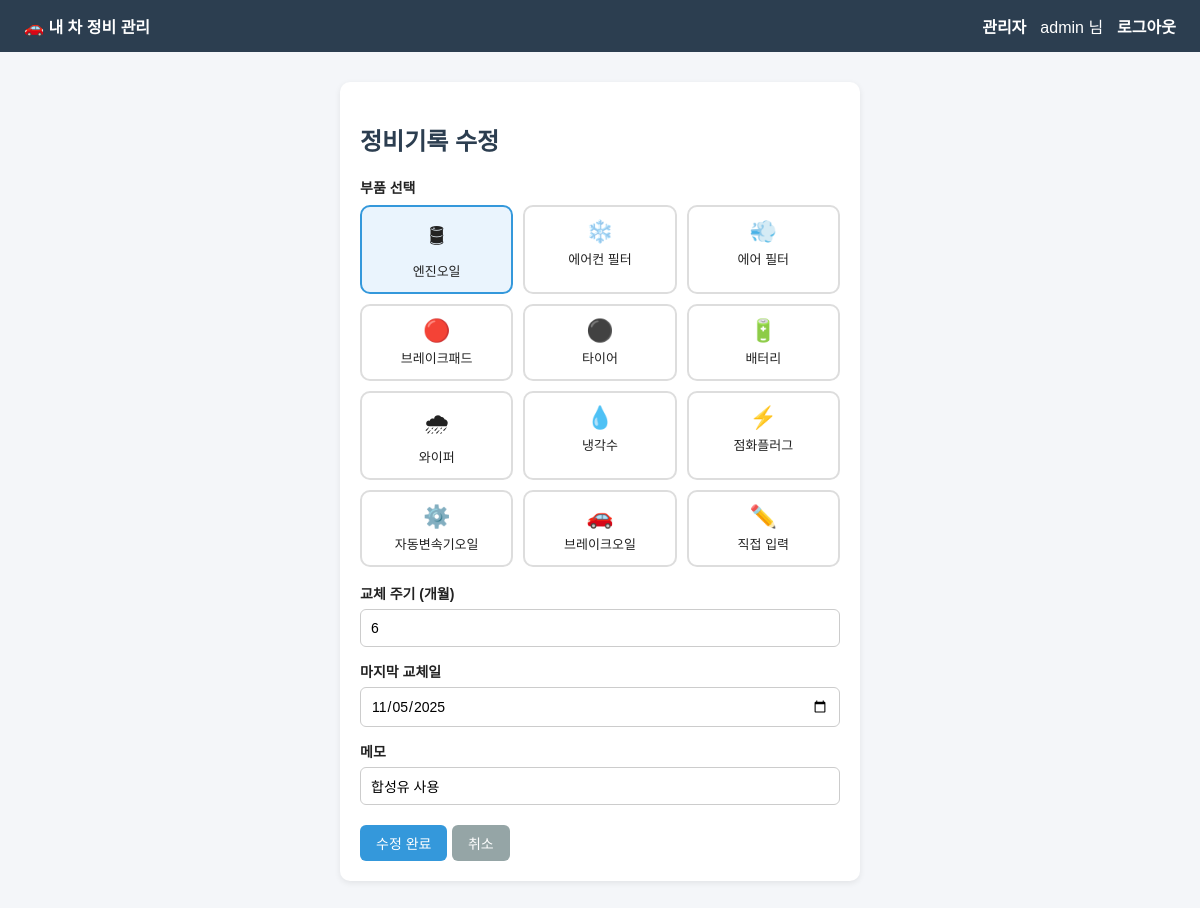
/record/1/edit/ (signed in), run on the app's committed database.
### tables this page shows
CREATE TABLE records (
            id           INTEGER PRIMARY KEY AUTOINCREMENT,
            car_id       INTEGER NOT NULL,
            part_name    TEXT NOT NULL,
            last_date    TEXT NOT NULL,
            cycle_months INTEGER NOT NULL,
            memo         TEXT,
            FOREIGN KEY (car_id) REFERENCES cars(id)
        );

### app.py (the view, shortened to what this page needs)
@app.route('/record/<int:record_id>/edit/', methods=['GET', 'POST'])
def edit_record(record_id):
    if 'user_id' not in session:
        return redirect('/login/')
    conn = get_db()
    cur = conn.cursor()
    cur.execute('SELECT * FROM records WHERE id = ?', (record_id,))
    record = cur.fetchone()
    conn.close()
    return render_template('edit_record.html', record=record)

### app.py (called while the page is built)
def get_db():
    conn = sqlite3.connect(DB_NAME)
    conn.row_factory = sqlite3.Row  # 결과를 컬럼 이름으로 꺼낼 수 있게 해줌
    return conn

### templates/edit_record.html (shortened to what this page needs)
{% extends 'base.html' %}
{% block content %}
<div class="card" style="max-width:520px; margin:30px auto;">
    <h2>정비기록 수정</h2>
    <form method="post">
        <label>부품 선택</label>
        <div id="part-grid" style="display:grid; grid-template-columns:repeat(3,1fr); gap:10px; margin:8px 0 16px;">
            {% set parts = [
                ('엔진오일',      '🛢',  6),
                ('에어컨 필터',   '❄️', 6),
                ('에어 필터',     '💨', 12),
                ('브레이크패드',  '🔴', 18),
                ('타이어',        '⚫', 24),
                ('배터리',        '🔋', 24),
                ('와이퍼',        '🌧', 12),
                ('냉각수',        '💧', 24),
                ('점화플러그',    '⚡', 24),
                ('자동변속기오일','⚙️', 40),
                ('브레이크오일',  '🚗', 24),
                ('직접 입력',     '✏️',  0)
            ] %}
            {% for name, icon, _ in parts %}
            <div class="part-card"
                 data-name="{{ name }}"
                 onclick="selectPart(this)"
                 style="border:2px solid #ddd; border-radius:10px; padding:12px 6px;
                        text-align:center; cursor:pointer; background:#fff;
                        transition:all .15s;
                        {% if record['part_name'] == name %}
                            border-color:#3498db; background:#eaf4fd;
                        {% endif %}">
                <div style="font-size:22px;">{{ icon }}</div>
                <div style="font-size:13px; margin-top:4px;">{{ name }}</div>
            </div>
            {% endfor %}
        </div>
        {% set known = ['엔진오일','에어컨 필터','에어 필터','브레이크패드','타이어',
                        '배터리','와이퍼','냉각수','점화플러그','자동변속기오일','브레이크오일'] %}
        <label>교체 주기 (개월)</label>
        <input type="number" id="cycle_months" name="cycle_months"
               value="{{ record['cycle_months'] }}" required>
        <label>마지막 교체일</label>
        <input type="date" name="last_date" value="{{ record['last_date'] }}" required>
        <label>메모</label>
        <input type="text" name="memo" value="{{ record['memo'] or '' }}">
        <div style="margin-top:6px;">
            <button type="submit" class="btn">수정 완료</button>
            <a href="/car/{{ record['car_id'] }}/" class="btn btn-gray">취소</a>
        </div>
    </form>
</div>
{% endblock %}

### templates/base.html (style rules this page uses)
* { box-sizing: border-box; font-family: 'Malgun Gothic', sans-serif; }
body { margin: 0; background: #f4f6f9; color: #222; }
.card { background: #fff; border-radius: 10px; padding: 20px; box-shadow: 0 2px 6px rgba(0,0,0,0.08); margin-bottom: 16px; }
h1, h2 { color: #2c3e50; }
.btn { display: inline-block; background: #3498db; color: #fff; padding: 8px 16px; border-radius: 6px; text-decoration: none; border: none; cursor: pointer; font-size: 14px; }
.btn-gray { background: #95a5a6; }
input, select { width: 100%; padding: 10px; margin: 6px 0 14px; border: 1px solid #ccc; border-radius: 6px; font-size: 14px; }
label { font-weight: bold; font-size: 14px; }

### data on the page
records: cycle_months "6", last_date "11/05/2025", memo "합성유 사용"

### other printed values
{{ session['username'] }} "admin"
{{ icon }} "🛢" "❄️" "💨" "🔴" "⚫" "🔋" "🌧" "💧" "⚡" "⚙️" "🚗" "✏️"
{{ name }} "엔진오일" "에어컨 필터" "에어 필터" "브레이크패드" "타이어" "배터리" "와이퍼" "냉각수" "점화플러그" "자동변속기오일" "브레이크오일" "직접 입력"
